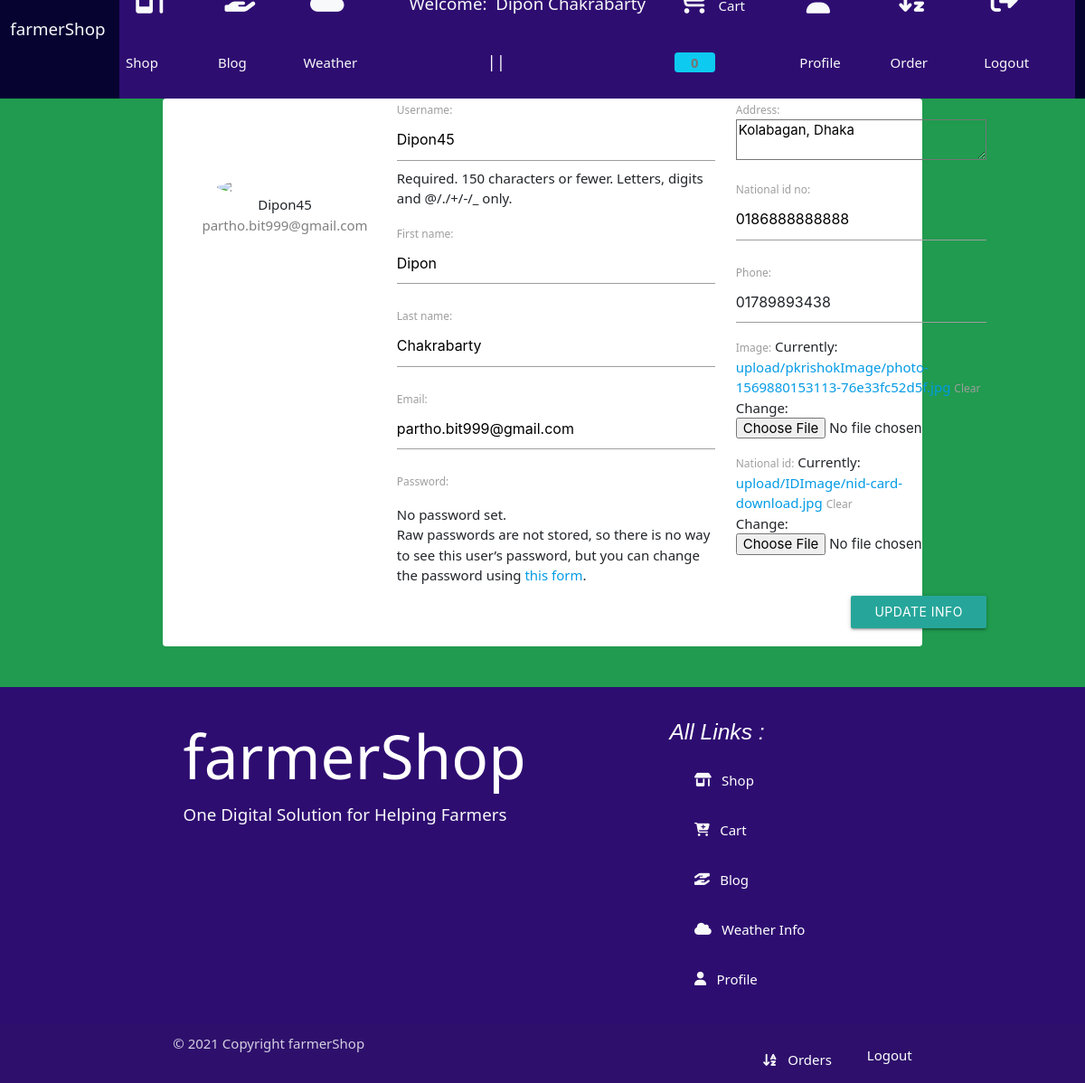
Screenshot of /edit_profile/ (signed in) with the database file from the repository.
### Store/models/userprofile.py (models this page shows, shortened)
class UserProfile(models.Model):
    user = models.OneToOneField(User, on_delete=models.CASCADE, null=True)
    address = models.TextField(max_length=300, blank=True, default='')
    national_id_no = models.CharField(max_length=50)
    phone = models.CharField(max_length=20)
    image = models.FileField(default = 'upload/pkrishokImage/blank.png', upload_to = 'upload/pkrishokImage/', blank=True)
    national_id = models.FileField(default= 'upload/IDImage/blank.png',upload_to = 'upload/IDImage/', blank=True)
    @staticmethod
    def get_info_of_user(user_id):
        return UserProfile.objects.filter(user = user_id)

### Store/views.py (the view)
# urls.py: path('edit_profile/',views.edit_profile, name='edit_profile_info'),
def edit_profile(request):
    user = request.session.get('current_user_id')
    data = UserProfile.get_info_of_user(user)
    if request.method == 'POST':
        p_form = InfoUserProfileForm(request.POST,  request.FILES,
        instance=request.user.userprofile,
        )
        u_form = User_Form(request.POST,
        instance= request.user)
        if u_form.is_valid() and p_form.is_valid():
            user = u_form.save()
            user.save()
            group = Group.objects.get(name='Farmer')
            user.groups.add(group)
            profile = p_form.save(commit=False)
            profile.user = user
            profile.save()
            username = u_form.cleaned_data.get('username')
            messages.success(request, 'Account updated successfully for '+ username )
            return redirect('profile')
    else:
        p_form = InfoUserProfileForm(instance=request.user.userprofile)
        u_form = User_Form(instance= request.user)
    context = {
    "p_form":p_form,
    "u_form": u_form,
    'data': data,
    }
    return render(request, 'profile/edit_pro.html', context)
    form_class = EditProfileForm
    template_name = 'profile/edit_profile.html'
    success_url = reverse_lazy('profile')
    def get_object(self):
        return self.request.user

### Store/forms2.py (shortened to what this page needs)
class InfoUserProfileForm(forms.ModelForm):
    class Meta():
        model = UserProfile
        fields = ('address', 'national_id_no', 'phone', 'image', 'national_id')
        widgets = {
                'phone': forms.TextInput(attrs={'class':'form-control',"pattern":"[0][1][2-9][0-9]{8}", 'title':'follow this pattern: ex:-017-000-000-00'}),
            }

class User_Form(UserChangeForm):
    first_name = forms.CharField()
    last_name = forms.CharField()
    email = forms.EmailField()
    class Meta():
        model = User
        fields = ['username', 'first_name', 'last_name', 'email',]

### Store/templates/profile/edit_pro.html (shortened to what this page needs)
{% extends 'store/base.html' %}
{% block content %}
<div class="container rounded bg-white mt-5 mb-5">
    <div class="row">
        <div class="col-lg-12">
            <form action="" method="POST"  enctype="multipart/form-data">
                <div class="row " style="width: 900px; height: auto;">
                    <div class="col-lg-3 col-md-3 border-right">
                        <div class="d-flex flex-column align-items-center text-center p-3 py-5">
                            <img class="rounded-circle img-fluid  mt-5" width="150px" src="https://st3.depositphotos.com/15648834/17930/v/600/depositphotos_179308454-stock-illustration-unknown-person-silhouette-glasses-profile.jpg"
                            >
                <span class="font-weight-bold">
                    {{user}}
                </span>
                <span class="text-black-50">
                    {{user.email}}
                </span>
                        </div>
                    </div>
                       <div class="col-md-5 border-right"  >
                        {{u_form.as_p}}
                       </div>
                       <div class="col-md-4 ">
                        {{p_form.as_p}}
                        <button type="submit" class="btn btn-outline-info " style="width: 150px; float: right; margin-top: 30px;">
                            Update Info
                        </button>
                       </div>
                </div>
            </form>
        </div>
    </div>
</div>
{% endblock %}

### Store/templates/profile/edit_pro.html (style rules this page uses)
body { background: rgb(32, 155, 79) }

### rows the page displays
UserProfile: address "Kolabagan, Dhaka", national_id_no "0186888888888", phone "01789893438"

### other values shown
{{ request.session.cart.keys|length }} "0"
{{ user }} "Dipon45"
{{ user.email }} "partho.bit999@gmail.com"
